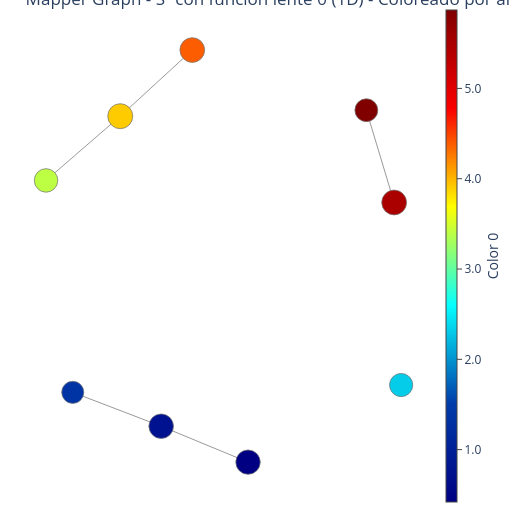
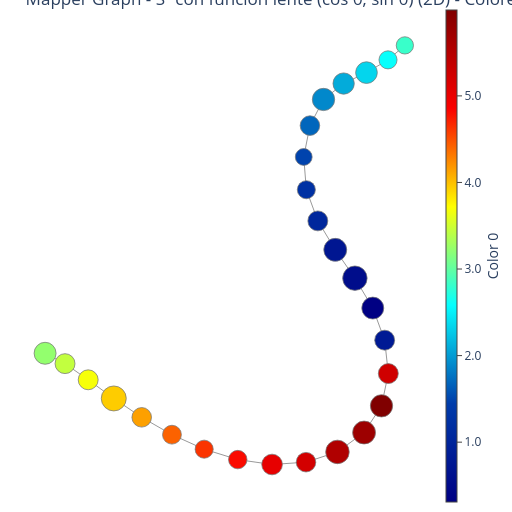

Notebook cell for these charts, in order:
### Code cell
# Aplicar Mapper a S¹
# Para S¹, usaremos el ángulo θ como función lente (1D)
# También probamos con coordenadas (cos(θ), sin(θ)) como alternativa

# Opción 1: Usar solo el ángulo θ
y_circle_1d = theta_circle.reshape(-1, 1)

# Opción 2: Usar proyecciones trigonométricas para evitar discontinuidad en 2π
y_circle_2d = np.column_stack([np.cos(theta_circle), np.sin(theta_circle)])

# Configurar Mapper para S¹ (usando ángulo 1D)
cover_circle_1d = CubicalCover(n_intervals=12, overlap_frac=0.5)
clust_circle_1d = DBSCAN(eps=0.15, min_samples=2)
mapper_circle_1d = MapperAlgorithm(cover_circle_1d, clust_circle_1d)

# Construir grafo Mapper (1D)
graph_circle_1d = mapper_circle_1d.fit_transform(X_circle, y_circle_1d)

# Configurar Mapper para S¹ (usando proyecciones 2D)
cover_circle_2d = CubicalCover(n_intervals=10, overlap_frac=0.4)
clust_circle_2d = DBSCAN(eps=0.15, min_samples=3)
mapper_circle_2d = MapperAlgorithm(cover_circle_2d, clust_circle_2d)

# Construir grafo Mapper (2D)
graph_circle_2d = mapper_circle_2d.fit_transform(X_circle, y_circle_2d)

# Visualizar ambos grafos Mapper
fig_circle_1d = MapperPlot(graph_circle_1d, dim=2, seed=42, iterations=80).plot_plotly(
    colors=theta_circle
)
fig_circle_1d.update_layout(title="Mapper Graph - S¹ con función lente θ (1D) - Coloreado por ángulo")
fig_circle_1d.show(config={"scrollZoom": True})

fig_circle_2d = MapperPlot(graph_circle_2d, dim=2, seed=42, iterations=80).plot_plotly(
    colors=theta_circle
)
fig_circle_2d.update_layout(title="Mapper Graph - S¹ con función lente (cos θ, sin θ) (2D) - Coloreado por ángulo")
fig_circle_2d.show(config={"scrollZoom": True})

# Comparar los espacios de funciones lente
plt.figure(figsize=(15, 5))

plt.subplot(1, 3, 1)
plt.scatter(range(len(theta_circle)), theta_circle, c=theta_circle, cmap='hsv', s=20)
plt.xlabel('Índice del punto')
plt.ylabel('Ángulo θ')
plt.title('Función lente 1D: θ')
plt.colorbar(label='θ')

plt.subplot(1, 3, 2)
plt.scatter(y_circle_2d[:, 0], y_circle_2d[:, 1], c=theta_circle, cmap='hsv', s=20)
plt.xlabel('cos(θ)')
plt.ylabel('sin(θ)')
plt.title('Función lente 2D: (cos θ, sin θ)')
plt.colorbar(label='θ')
plt.axis('equal')

plt.subplot(1, 3, 3)
# Histograma circular de ángulos
angles_deg = np.degrees(theta_circle)
plt.hist(angles_deg, bins=20, alpha=0.7, color='skyblue', edgecolor='black')
plt.xlabel('Ángulo (grados)')
plt.ylabel('Frecuencia')
plt.title('Distribución de ángulos')

plt.tight_layout()
plt.show()

print(f"Grafo Mapper S¹ (1D): {graph_circle_1d.number_of_nodes()} nodos, {graph_circle_1d.number_of_edges()} aristas")
print(f"Grafo Mapper S¹ (2D): {graph_circle_2d.number_of_nodes()} nodos, {graph_circle_2d.number_of_edges()} aristas")

### Figure 1 — Plotly figure (JSON) as saved in the notebook; plotly's stock layout.template omitted (floating-point values rounded to 4 significant figures)
{"data": [{"hoverinfo": "skip", "line": {"color": "#777", "width": 0.75}, "marker": {"colorscale": [[0, "rgb(0,0,131)"], [0.2, "rgb(0,60,170)"], [0.4, "rgb(5,255,255)"], [0.6, "rgb(255,255,0)"], [0.8, "rgb(250,0,0)"], [1, "rgb(128,0,0)"]], "line": {"colorscale": [[0, "rgb(0,0,131)"], [0.2, "rgb(0,60,170)"], [0.4, "rgb(5,255,255)"], [0.6, "rgb(255,255,0)"], [0.8, "rgb(250,0,0)"], [1, "rgb(128,0,0)"]]}}, "mode": "lines", "name": "edges_trace", "opacity": 1, "type": "scatter", "x": [1.954, 2.232, null, 0.2143, -0.5057, null, -0.5057, -1.248, null, -0.09654, -0.9806, null, -0.09654, 0.7717, null], "y": [1.961, 1.144, null, 2.493, 1.907, null, 1.907, 1.339, null, -0.8348, -0.5352, null, -0.8348, -1.153, null]}, {"hoverinfo": "text", "marker": {"cmax": 5.868, "cmin": 0.42, "color": [2.313, 5.868, 5.486, 4.379, 3.916, 3.403, 0.7507, 1.367, 0.42], "colorbar": {"borderwidth": 0, "nticks": 10, "orientation": "v", "outlinewidth": 1, "showticklabels": true, "thickness": 0.025, "thicknessmode": "fraction", "tickformat": ".2g", "tickmode": "auto", "tickwidth": 1, "title": {"side": "right", "text": "Color 0"}, "xanchor": "left", "xpad": 0, "ypad": 0}, "colorscale": [[0, "rgb(0,0,131)"], [0.2, "rgb(0,60,170)"], [0.4, "rgb(5,255,255)"], [0.6, "rgb(255,255,0)"], [0.8, "rgb(250,0,0)"], [1, "rgb(128,0,0)"]], "line": {"color": "#777", "colorscale": [[0, "rgb(0,0,131)"], [0.2, "rgb(0,60,170)"], [0.4, "rgb(5,255,255)"], [0.6, "rgb(255,255,0)"], [0.8, "rgb(250,0,0)"], [1, "rgb(128,0,0)"]], "width": 0.75}, "opacity": 1, "reversescale": false, "showscale": true, "size": [23.21, 22.9, 24.86, 24.71, 25, 23.52, 24.57, 22.1, 24.42]}, "mode": "markers", "name": "nodes_trace", "opacity": 1, "text": ["color: 2.31<br>node: 0<br>size: 75", "color: 5.87<br>node: 1<br>size: 73", "color: 5.49<br>node: 5<br>size: 86", "color: 4.38<br>node: 2<br>size: 85", "color: 3.92<br>node: 3<br>size: 87", "color: 3.4<br>node: 8<br>size: 77", "color: 0.751<br>node: 4<br>size: 84", "color: 1.37<br>node: 7<br>size: 68", "color: 0.42<br>node: 6<br>size: 83"], "type": "scatter", "x": [2.302, 1.954, 2.232, 0.2143, -0.5057, -1.248, -0.09654, -0.9806, 0.7717], "y": [-0.4707, 1.961, 1.144, 2.493, 1.907, 1.339, -0.8348, -0.5352, -1.153]}], "layout": {"autosize": false, "height": 512, "hovermode": "closest", "margin": {"b": 10, "l": 10, "r": 10, "t": 10}, "plot_bgcolor": "rgba(0, 0, 0, 0)", "scene": {"xaxis": {"backgroundcolor": "rgba(0, 0, 0, 0)", "gridcolor": "rgba(230, 230, 230, 1.0)", "linecolor": "rgba(230, 230, 230, 1.0)", "linewidth": 1, "mirror": true, "showaxeslabels": false, "showgrid": false, "showline": false, "showticklabels": false, "title": {"text": ""}, "visible": false, "zerolinecolor": "rgba(230, 230, 230, 1.0)"}, "yaxis": {"backgroundcolor": "rgba(0, 0, 0, 0)", "gridcolor": "rgba(230, 230, 230, 1.0)", "linecolor": "rgba(230, 230, 230, 1.0)", "linewidth": 1, "mirror": true, "showaxeslabels": false, "showgrid": false, "showline": false, "showticklabels": false, "title": {"text": ""}, "visible": false, "zerolinecolor": "rgba(230, 230, 230, 1.0)"}, "zaxis": {"backgroundcolor": "rgba(0, 0, 0, 0)", "gridcolor": "rgba(230, 230, 230, 1.0)", "linecolor": "rgba(230, 230, 230, 1.0)", "linewidth": 1, "mirror": true, "showaxeslabels": false, "showgrid": false, "showline": false, "showticklabels": false, "title": {"text": ""}, "visible": false, "zerolinecolor": "rgba(230, 230, 230, 1.0)"}}, "showlegend": false, "sliders": [{"active": 0, "currentvalue": {"prefix": "Node size: "}, "len": 0.3, "steps": [{"args": [{"marker.size": [[23.21, 22.9, 24.86, 24.71, 25, 23.52, 24.57, 22.1, 24.42]]}, [1]], "label": "1", "method": "restyle"}], "x": 0, "xanchor": "left", "y": 0, "yanchor": "bottom"}], "title": {"text": "Mapper Graph - S¹ con función lente θ (1D) - Coloreado por ángulo"}, "updatemenus": [{"direction": "down", "x": 0, "xanchor": "left", "y": 1, "yanchor": "top"}, {"direction": "down", "x": -0.25, "xanchor": "left", "y": 1, "yanchor": "top"}], "width": 512, "xaxis": {"automargin": false, "linewidth": 1, "mirror": true, "showgrid": false, "showline": false, "showticklabels": false, "title": {"text": ""}, "visible": false, "zeroline": false}, "yaxis": {"automargin": false, "linewidth": 1, "mirror": true, "showgrid": false, "showline": false, "showticklabels": false, "title": {"text": ""}, "visible": false, "zeroline": false}}}

### Figure 2 — Plotly figure (JSON) as saved in the notebook; plotly's stock layout.template omitted (floating-point values rounded to 4 significant figures)
{"data": [{"hoverinfo": "skip", "line": {"color": "#777", "width": 0.75}, "marker": {"colorscale": [[0, "rgb(0,0,131)"], [0.2, "rgb(0,60,170)"], [0.4, "rgb(5,255,255)"], [0.6, "rgb(255,255,0)"], [0.8, "rgb(250,0,0)"], [1, "rgb(128,0,0)"]], "line": {"colorscale": [[0, "rgb(0,0,131)"], [0.2, "rgb(0,60,170)"], [0.4, "rgb(5,255,255)"], [0.6, "rgb(255,255,0)"], [0.8, "rgb(250,0,0)"], [1, "rgb(128,0,0)"]]}}, "mode": "lines", "name": "edges_trace", "opacity": 1, "type": "scatter", "x": [5.958, 7.392, null, 5.958, 4.436, null, 6.959, 7.412, null, 6.959, 5.798, null, -4.855, -7.0, null, -4.855, -2.615, null, -12.58, -10.88, null, -12.58, -14.12, null, -10.88, -9.015, null, 2.717, 3.879, null, 2.717, 1.952, null, 3.879, 5.187, null, 6.378, 5.187, null, 6.378, 7.17, null, 4.025, 5.798, null, 4.025, 1.929, null, -7.0, -9.015, null, 7.17, 7.412, null, 1.929, -0.3312, null, 1.952, 1.778, null, 1.778, 2.191, null, 3.095, 4.436, null, 3.095, 2.191, null, -15.45, -14.12, null, 7.392, 8.514, null, -0.3312, -2.615, null], "y": [14.79, 15.55, null, 14.79, 14.14, null, -5.141, -3.211, null, -5.141, -6.738, null, -7.734, -6.868, null, -7.734, -8.357, null, -3.584, -4.7, null, -3.584, -2.618, null, -4.7, -5.829, null, 5.922, 4.19, null, 5.922, 7.785, null, 4.19, 2.494, null, 0.7053, 2.494, null, 0.7053, -1.214, null, -7.898, -6.738, null, -7.898, -8.511, null, -6.868, -5.829, null, -1.214, -3.211, null, -8.511, -8.65, null, 7.785, 9.744, null, 9.744, 11.62, null, 13.18, 14.14, null, 13.18, 11.62, null, -1.999, -2.618, null, 15.55, 16.42, null, -8.65, -8.357, null]}, {"hoverinfo": "text", "marker": {"cmax": 5.992, "cmin": 0.3089, "color": [2.34, 5.992, 4.623, 3.684, 3.947, 1.05, 0.7296, 0.3089, 0.5466, 5.549, 4.42, 0.7927, 5.254, 5.218, 1.236, 1.489, 1.886, 2.09, 3.229, 3.439, 2.597, 2.816, 1.69, 5.029, 4.804, 4.141, 5.72], "colorbar": {"borderwidth": 0, "nticks": 10, "orientation": "v", "outlinewidth": 1, "showticklabels": true, "thickness": 0.025, "thicknessmode": "fraction", "tickformat": ".2g", "tickmode": "auto", "tickwidth": 1, "title": {"side": "right", "text": "Color 0"}, "xanchor": "left", "xpad": 0, "ypad": 0}, "colorscale": [[0, "rgb(0,0,131)"], [0.2, "rgb(0,60,170)"], [0.4, "rgb(5,255,255)"], [0.6, "rgb(255,255,0)"], [0.8, "rgb(250,0,0)"], [1, "rgb(128,0,0)"]], "line": {"color": "#777", "colorscale": [[0, "rgb(0,0,131)"], [0.2, "rgb(0,60,170)"], [0.4, "rgb(5,255,255)"], [0.6, "rgb(255,255,0)"], [0.8, "rgb(250,0,0)"], [1, "rgb(128,0,0)"]], "width": 0.75}, "opacity": 1, "reversescale": false, "showscale": true, "size": [21.65, 22.3, 18.07, 19.94, 25, 19.94, 22.93, 21.98, 24.43, 23.54, 18.84, 19.94, 19.94, 19.58, 18.07, 16.85, 22.3, 21.32, 21.98, 19.94, 18.07, 17.27, 19.58, 20.64, 18.46, 19.58, 22.93]}, "mode": "markers", "name": "nodes_trace", "opacity": 1, "text": ["color: 2.34<br>node: 0<br>size: 33", "color: 5.99<br>node: 1<br>size: 35", "color: 4.62<br>node: 2<br>size: 23", "color: 3.68<br>node: 3<br>size: 28", "color: 3.95<br>node: 23<br>size: 44", "color: 1.05<br>node: 4<br>size: 28", "color: 0.73<br>node: 17<br>size: 37", "color: 0.309<br>node: 5<br>size: 34", "color: 0.547<br>node: 15<br>size: 42", "color: 5.55<br>node: 6<br>size: 39", "color: 4.42<br>node: 22<br>size: 25", "color: 0.793<br>node: 7<br>size: 28", "color: 5.25<br>node: 21<br>size: 28", "color: 5.22<br>node: 8<br>size: 27", "color: 1.24<br>node: 9<br>size: 23", "color: 1.49<br>node: 26<br>size: 20", "color: 1.89<br>node: 10<br>size: 35", "color: 2.09<br>node: 24<br>size: 32", "color: 3.23<br>node: 11<br>size: 34", "color: 3.44<br>node: 19<br>size: 28", "color: 2.6<br>node: 12<br>size: 23", "color: 2.82<br>node: 13<br>size: 21", "color: 1.69<br>node: 18<br>size: 27", "color: 5.03<br>node: 14<br>size: 30", "color: 4.8<br>node: 25<br>size: 24", "color: 4.14<br>node: 16<br>size: 27", "color: 5.72<br>node: 20<br>size: 37"], "type": "scatter", "x": [5.958, 6.959, -4.855, -12.58, -10.88, 2.717, 3.879, 6.378, 5.187, 4.025, -7.0, 7.17, 7.412, 1.929, 1.952, 1.778, 3.095, 4.436, -15.45, -14.12, 7.392, 8.514, 2.191, -0.3312, -2.615, -9.015, 5.798], "y": [14.79, -5.141, -7.734, -3.584, -4.7, 5.922, 4.19, 0.7053, 2.494, -7.898, -6.868, -1.214, -3.211, -8.511, 7.785, 9.744, 13.18, 14.14, -1.999, -2.618, 15.55, 16.42, 11.62, -8.65, -8.357, -5.829, -6.738]}], "layout": {"autosize": false, "height": 512, "hovermode": "closest", "margin": {"b": 10, "l": 10, "r": 10, "t": 10}, "plot_bgcolor": "rgba(0, 0, 0, 0)", "scene": {"xaxis": {"backgroundcolor": "rgba(0, 0, 0, 0)", "gridcolor": "rgba(230, 230, 230, 1.0)", "linecolor": "rgba(230, 230, 230, 1.0)", "linewidth": 1, "mirror": true, "showaxeslabels": false, "showgrid": false, "showline": false, "showticklabels": false, "title": {"text": ""}, "visible": false, "zerolinecolor": "rgba(230, 230, 230, 1.0)"}, "yaxis": {"backgroundcolor": "rgba(0, 0, 0, 0)", "gridcolor": "rgba(230, 230, 230, 1.0)", "linecolor": "rgba(230, 230, 230, 1.0)", "linewidth": 1, "mirror": true, "showaxeslabels": false, "showgrid": false, "showline": false, "showticklabels": false, "title": {"text": ""}, "visible": false, "zerolinecolor": "rgba(230, 230, 230, 1.0)"}, "zaxis": {"backgroundcolor": "rgba(0, 0, 0, 0)", "gridcolor": "rgba(230, 230, 230, 1.0)", "linecolor": "rgba(230, 230, 230, 1.0)", "linewidth": 1, "mirror": true, "showaxeslabels": false, "showgrid": false, "showline": false, "showticklabels": false, "title": {"text": ""}, "visible": false, "zerolinecolor": "rgba(230, 230, 230, 1.0)"}}, "showlegend": false, "sliders": [{"active": 0, "currentvalue": {"prefix": "Node size: "}, "len": 0.3, "steps": [{"args": [{"marker.size": [[21.65, 22.3, 18.07, 19.94, 25, 19.94, 22.93, 21.98, 24.43, 23.54, 18.84, 19.94, 19.94, 19.58, 18.07, 16.85, 22.3, 21.32, 21.98, 19.94, 18.07, 17.27, 19.58, 20.64, 18.46, 19.58, 22.93]]}, [1]], "label": "1", "method": "restyle"}], "x": 0, "xanchor": "left", "y": 0, "yanchor": "bottom"}], "title": {"text": "Mapper Graph - S¹ con función lente (cos θ, sin θ) (2D) - Coloreado por ángulo"}, "updatemenus": [{"direction": "down", "x": 0, "xanchor": "left", "y": 1, "yanchor": "top"}, {"direction": "down", "x": -0.25, "xanchor": "left", "y": 1, "yanchor": "top"}], "width": 512, "xaxis": {"automargin": false, "linewidth": 1, "mirror": true, "showgrid": false, "showline": false, "showticklabels": false, "title": {"text": ""}, "visible": false, "zeroline": false}, "yaxis": {"automargin": false, "linewidth": 1, "mirror": true, "showgrid": false, "showline": false, "showticklabels": false, "title": {"text": ""}, "visible": false, "zeroline": false}}}
